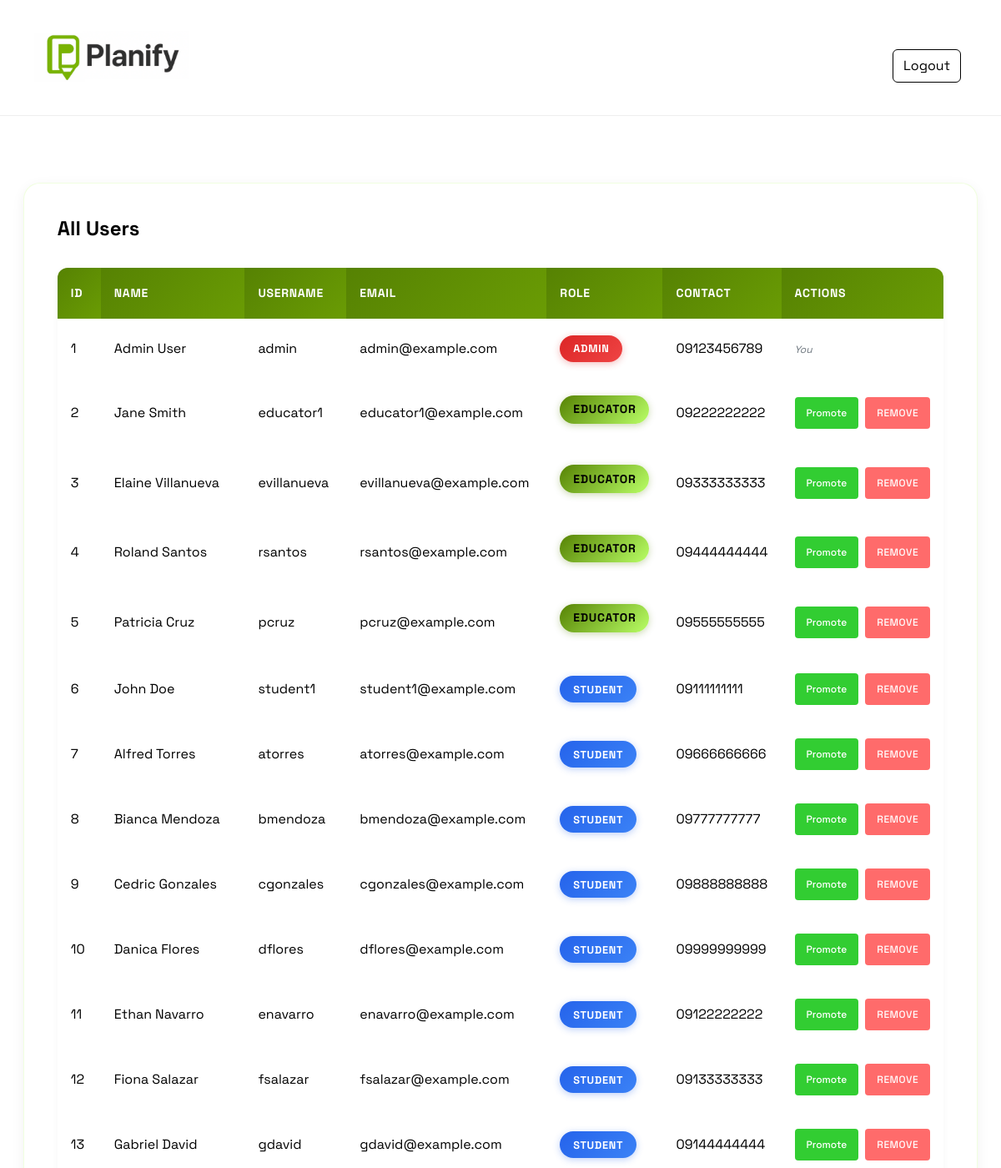
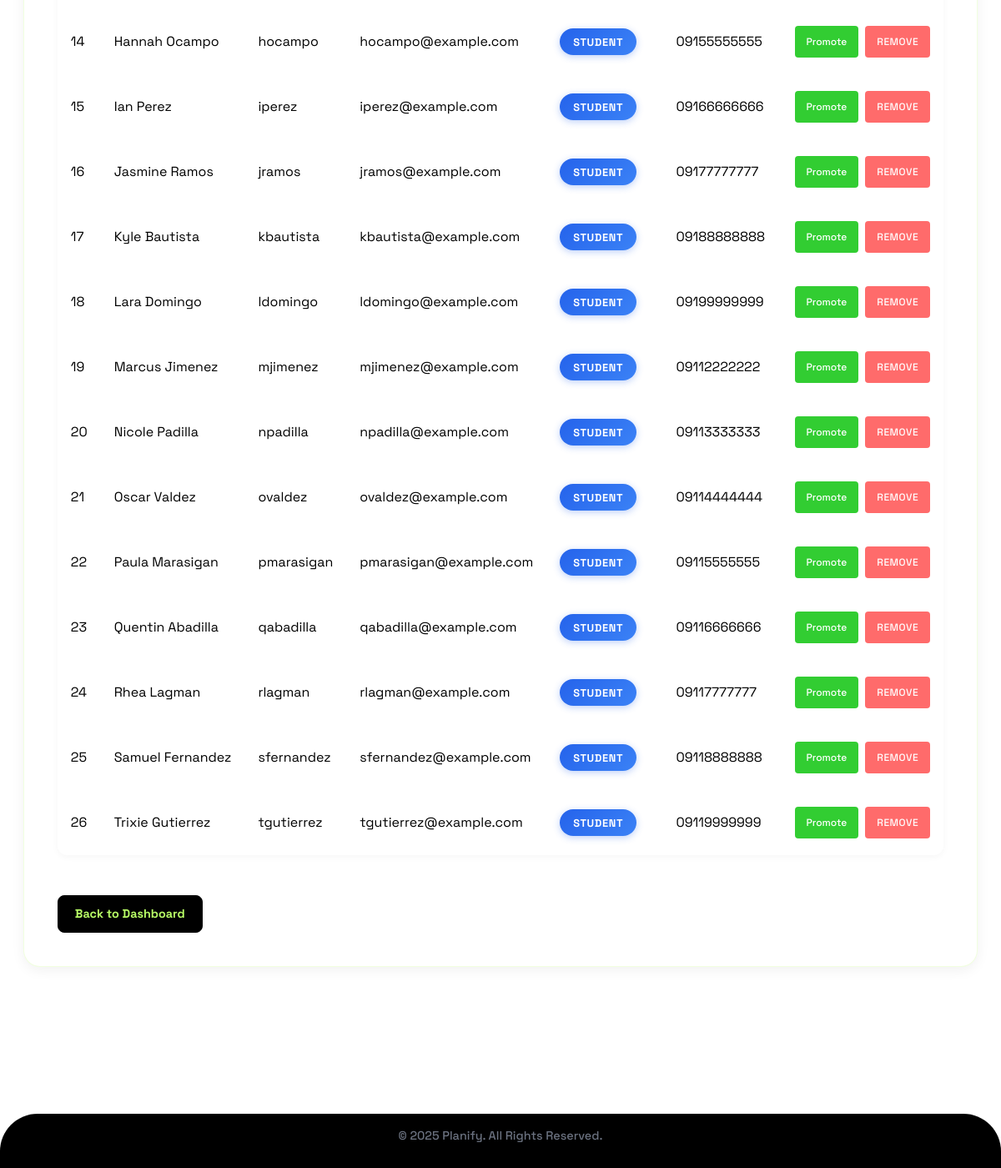
The app's page /admin/users (signed in) with its own data (2 pictures, top to bottom).
### models.py (models this page shows)
class User(db.Model, UserMixin):
    id = db.Column(db.Integer, primary_key=True)
    first_name = db.Column(db.String(20), nullable=False)
    last_name = db.Column(db.String(20), nullable=False)
    username = db.Column(db.String(20), unique=True, nullable=False)
    email = db.Column(db.String(120), unique=True, nullable=False)
    contact_number = db.Column(db.String(11), nullable=False)
    password = db.Column(db.String(255), nullable=False)
    role = db.Column(db.String(10), nullable=False)
    courses = db.relationship('Course', backref='educator', lazy=True, cascade='all, delete-orphan')
    lesson_plans = db.relationship('LessonPlan', backref='creator', lazy=True, cascade='all, delete-orphan')
    enrollments = db.relationship('Enrollment', backref='student', lazy=True, cascade='all, delete-orphan')

### routes.py (the view)
@app.route('/admin/users')
@login_required
def admin_users():
    if current_user.role != 'admin':
        flash("Access denied.", "error")
        return redirect(url_for('home'))
    users = User.query.all()
    return render_template('admin_users.html', users=users)

### app.py (called while the page is built)
@login_manager.user_loader
def load_user(user_id):
    return User.query.get(int(user_id))

### templates/admin_users.html (shortened to what this page needs)
{% extends "base.html" %}
{% block content %}
<div class="admin-container">
    <h2>All Users</h2>
    <table class="admin-table">
        <thead>
            <tr>
                <th>ID</th>
                <th>Name</th>
                <th>Username</th>
                <th>Email</th>
                <th>Role</th>
                <th>Contact</th>
                <th>Actions</th>
            </tr>
        </thead>
        <tbody>
            {% for user in users %}
            <tr>
                <td>{{ user.id }}</td>
                <td>{{ user.first_name }} {{ user.last_name }}</td>
                <td>{{ user.username }}</td>
                <td>{{ user.email }}</td>
                <td><span class="role-badge {{ user.role }}">{{ user.role }}</span></td>
                <td>{{ user.contact_number }}</td>
                <td class="actions-cell">
                    {% if user.id != current_user.id %}
                        <div class="action-buttons">
                            {% if user.role != 'admin' %}
                            <form action="{{ url_for('promote_user', user_id=user.id) }}" method="POST" onsubmit="return confirm('Are you sure you want to promote {{ user.username }} to admin?');">
                                <button type="submit" class="action-btn promote-btn">Promote</button>
                            </form>
                            {% endif %}
                            <form action="{{ url_for('remove_user', user_id=user.id) }}" method="POST" onsubmit="return confirm('Are you sure you want to remove {{ user.username }}? This action cannot be undone.');">
                                <button type="submit" class="action-btn remove-btn">Remove</button>
                            </form>
                        </div>
                    {% else %}
                        <span class="text-muted">You</span>
                    {% endif %}
                </td>
            </tr>
            {% endfor %}
        </tbody>
    </table>
    <a href="{{ url_for('admin_home') }}" class="back-btn">Back to Dashboard</a>
</div>
{% endblock %}

### templates/admin_users.html (style rules this page uses)
.actions-cell { padding: 8px; text-align: center; }
.action-buttons { display: flex; flex-direction: row; gap: 8px; align-items: center; justify-content: center; }
.action-buttons form { margin: 0; }
.action-btn { padding: 5px 14px; border: none; border-radius: 4px; cursor: pointer; font-size: 12px; font-weight: 500; transition: all 0.2s ease; white-space: nowrap; }
.promote-btn { background-color: #32CD32; color: white; }
.remove-btn { background-color: #FF6B6B; color: white; }
.text-muted { color: #6c757d; font-style: italic; font-size: 12px; }
.admin-table td { vertical-align: middle; }

### records on screen
User: id "1", first_name "Admin", last_name "User", username "admin", email "admin@example.com", role "ADMIN", contact_number "09123456789", shows "You"
User: id "2", first_name "Jane", last_name "Smith", username "educator1", email "educator1@example.com", role "EDUCATOR", contact_number "09222222222"
User: id "3", first_name "Elaine", last_name "Villanueva", username "evillanueva", email "evillanueva@example.com", role "EDUCATOR", contact_number "09333333333"
User: id "4", first_name "Roland", last_name "Santos", username "rsantos", email "rsantos@example.com", role "EDUCATOR", contact_number "09444444444"
User: id "5", first_name "Patricia", last_name "Cruz", username "pcruz", email "pcruz@example.com", role "EDUCATOR", contact_number "09555555555"
User: id "6", first_name "John", last_name "Doe", username "student1", email "student1@example.com", role "STUDENT", contact_number "09111111111"
User: id "7", first_name "Alfred", last_name "Torres", username "atorres", email "atorres@example.com", role "STUDENT", contact_number "09666666666"
User: id "8", first_name "Bianca", last_name "Mendoza", username "bmendoza", email "bmendoza@example.com", role "STUDENT", contact_number "09777777777"
User: id "9", first_name "Cedric", last_name "Gonzales", username "cgonzales", email "cgonzales@example.com", role "STUDENT", contact_number "09888888888"
User: id "10", first_name "Danica", last_name "Flores", username "dflores", email "dflores@example.com", role "STUDENT", contact_number "09999999999"
User: id "11", first_name "Ethan", last_name "Navarro", username "enavarro", email "enavarro@example.com", role "STUDENT", contact_number "09122222222"
User: id "12", first_name "Fiona", last_name "Salazar", username "fsalazar", email "fsalazar@example.com", role "STUDENT", contact_number "09133333333"
User: id "13", first_name "Gabriel", last_name "David", username "gdavid", email "gdavid@example.com", role "STUDENT", contact_number "09144444444"
User: id "14", first_name "Hannah", last_name "Ocampo", username "hocampo", email "hocampo@example.com", role "STUDENT", contact_number "09155555555"
User: id "15", first_name "Ian", last_name "Perez", username "iperez", email "iperez@example.com", role "STUDENT", contact_number "09166666666"
User: id "16", first_name "Jasmine", last_name "Ramos", username "jramos", email "jramos@example.com", role "STUDENT", contact_number "09177777777"
User: id "17", first_name "Kyle", last_name "Bautista", username "kbautista", email "kbautista@example.com", role "STUDENT", contact_number "09188888888"
User: id "18", first_name "Lara", last_name "Domingo", username "ldomingo", email "ldomingo@example.com", role "STUDENT", contact_number "09199999999"
User: id "19", first_name "Marcus", last_name "Jimenez", username "mjimenez", email "mjimenez@example.com", role "STUDENT", contact_number "09112222222"
User: id "20", first_name "Nicole", last_name "Padilla", username "npadilla", email "npadilla@example.com", role "STUDENT", contact_number "09113333333"
User: id "21", first_name "Oscar", last_name "Valdez", username "ovaldez", email "ovaldez@example.com", role "STUDENT", contact_number "09114444444"
User: id "22", first_name "Paula", last_name "Marasigan", username "pmarasigan", email "pmarasigan@example.com", role "STUDENT", contact_number "09115555555"
User: id "23", first_name "Quentin", last_name "Abadilla", username "qabadilla", email "qabadilla@example.com", role "STUDENT", contact_number "09116666666"
User: id "24", first_name "Rhea", last_name "Lagman", username "rlagman", email "rlagman@example.com", role "STUDENT", contact_number "09117777777"
User: id "25", first_name "Samuel", last_name "Fernandez", username "sfernandez", email "sfernandez@example.com", role "STUDENT", contact_number "09118888888"
User: id "26", first_name "Trixie", last_name "Gutierrez", username "tgutierrez", email "tgutierrez@example.com", role "STUDENT", contact_number "09119999999"
